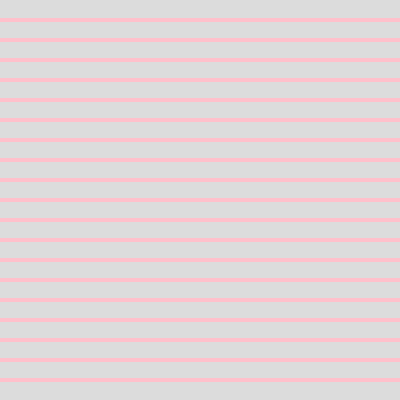
Frame 1 (no input)
Frame 60 (no input): identical to frame 1, image omitted
Frame 120 (the mouse pressed at the canvas centre since frame 60): identical to frame 1, image omitted

The p5.js sketch that drew this single still picture (run headless with seeded random() and noise() and a simulated clock; from frame 60 on, the mouse is pressed at the canvas centre):

// p5.js sketch
// ── sketch.js
function setup() {
  // put setup code here
  createCanvas(400, 400);
    background(220);
}

var xPos1=0; var yPos1 =20;
function draw() {
  // put drawing code here
  strokeWeight(4);stroke("pink");
var xPos2=width;
while (yPos1<height) {
  line(xPos1,yPos1,xPos2,yPos1);
  yPos1=yPos1+20;
}
}
